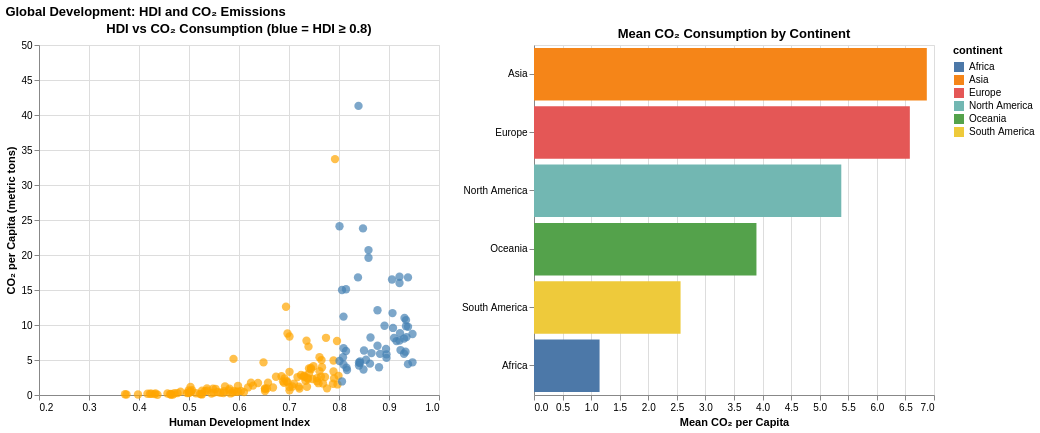

The cell this chart's notebook holds for it:
### Markdown cell above
Design and build one original interactive visualization using this dataset.

### Requirements
1. Use at least 2 different widgets (any combination of slider, dropdown, radio, checkbox)
2. Create a compound visualization using at least 2 different charts
3. Use at least 1 conditional encoding
4. Add a meaningful title(s)
5. Below the chart write 2-3 sentence summary about what questions your visualization answers and what you found

### Code cell
## Part 2: HDI vs CO2 Consumption Dashboard

# --- Widget 1: Year slider ---
year_slider = alt.binding_range(min=1998, max=2018, step=1, name='Year: ')
year_param = alt.param(bind=year_slider, name='sel_year', value=2015)

# --- Widget 2: Continent dropdown ---
continents = sorted(gapminder['continent'].unique().tolist())
continent_dropdown = alt.binding_select(options=[None] + continents, labels=['All'] + continents, name='Continent: ')
continent_selection = alt.selection_point(fields=['continent'], bind=continent_dropdown)

# --- Conditional encoding: highlight high-HDI countries (>= 0.8) ---
colorCondition = alt.when(
    alt.datum.hdi_index >= 0.8
).then(alt.value('steelblue')).otherwise(alt.value('orange'))

# --- Chart 1: Scatter plot of HDI vs CO2 consumption ---
scatter = alt.Chart(gapminder).mark_circle(size=70).encode(
    x=alt.X('hdi_index:Q', title='Human Development Index',
            scale=alt.Scale(domain=[0.2, 1.0])),
    y=alt.Y('co2_consump:Q', title='CO₂ per Capita (metric tons)',
            scale=alt.Scale(domain=[0, 50])),
    color=colorCondition,
    tooltip=[
        alt.Tooltip('country:N', title='Country'),
        alt.Tooltip('continent:N', title='Continent'),
        alt.Tooltip('hdi_index:Q', title='HDI'),
        alt.Tooltip('co2_consump:Q', title='CO₂ per Capita'),
        alt.Tooltip('year:Q', title='Year')
    ]
).transform_filter(
    "datum.year == sel_year"
).transform_filter(
    continent_selection
).properties(
    width=400, height=350,
    title='HDI vs CO₂ Consumption (blue = HDI ≥ 0.8)'
)

# --- Chart 2: Bar chart of mean CO2 by continent ---
bars = alt.Chart(gapminder).mark_bar().encode(
    x=alt.X('mean(co2_consump):Q', title='Mean CO₂ per Capita'),
    y=alt.Y('continent:N', sort='-x', title=None),
    color='continent:N'
).transform_filter(
    "datum.year == sel_year"
).transform_filter(
    continent_selection
).properties(
    width=400, height=350,
    title='Mean CO₂ Consumption by Continent'
)

chart3 = (scatter | bars).add_params(
    year_param, continent_selection
).properties(
    title='Global Development: HDI and CO₂ Emissions'
)

chart3

### Figure 1 — Vega-Lite specification as saved in the notebook (floating-point values rounded to 4 significant figures; data arrays with more than 128 entries replaced by an {"elided": "..."} marker saying what was removed)
{"config": {"view": {"continuousWidth": 300, "continuousHeight": 300}}, "hconcat": [{"mark": {"type": "circle", "size": 70}, "encoding": {"color": {"condition": [{"test": "(datum.hdi_index >= 0.8)", "value": "steelblue"}], "value": "orange"}, "tooltip": [{"field": "country", "title": "Country", "type": "nominal"}, {"field": "continent", "title": "Continent", "type": "nominal"}, {"field": "hdi_index", "title": "HDI", "type": "quantitative"}, {"field": "co2_consump", "title": "CO₂ per Capita", "type": "quantitative"}, {"field": "year", "title": "Year", "type": "quantitative"}], "x": {"field": "hdi_index", "scale": {"domain": [0.2, 1.0]}, "title": "Human Development Index", "type": "quantitative"}, "y": {"field": "co2_consump", "scale": {"domain": [0, 50]}, "title": "CO₂ per Capita (metric tons)", "type": "quantitative"}}, "height": 350, "name": "view_95e441cdfa5e36f3_0", "title": "HDI vs CO₂ Consumption (blue = HDI ≥ 0.8)", "transform": [{"filter": "datum.year == sel_year"}, {"filter": {"param": "param_59f69c4d491a4e3e"}}], "width": 400}, {"mark": {"type": "bar"}, "encoding": {"color": {"field": "continent", "type": "nominal"}, "x": {"aggregate": "mean", "field": "co2_consump", "title": "Mean CO₂ per Capita", "type": "quantitative"}, "y": {"field": "continent", "sort": "-x", "title": null, "type": "nominal"}}, "height": 350, "name": "view_5c18626dc44a276c_1", "title": "Mean CO₂ Consumption by Continent", "transform": [{"filter": "datum.year == sel_year"}, {"filter": {"param": "param_59f69c4d491a4e3e"}}], "width": 400}], "data": {"name": "data-49fd5f50d254cc8bd182b82c4d03ca8a"}, "params": [{"name": "sel_year", "bind": {"input": "range", "max": 2018, "min": 1998, "name": "Year: ", "step": 1}, "value": 2015}, {"name": "param_59f69c4d491a4e3e", "select": {"type": "point", "fields": ["continent"]}, "bind": {"input": "select", "options": [null, "Africa", "Asia", "Europe", "North America", "Oceania", "South America"], "labels": ["All", "Africa", "Asia", "Europe", "North America", "Oceania", "South America"], "name": "Continent: "}, "views": ["view_95e441cdfa5e36f3_0", "view_5c18626dc44a276c_1"]}], "title": "Global Development: HDI and CO₂ Emissions", "$schema": "https://vega.github.io/schema/vega-lite/v6.1.0.json", "datasets": {"data-49fd5f50d254cc8bd182b82c4d03ca8a": {"elided": "3675 records"}}}
